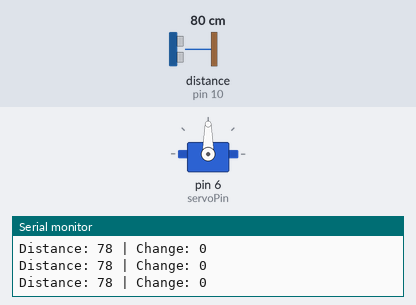
The sketch below on a simulated Arduino Uno, built with avr-gcc and run on an emulated ATmega328P. On the bench: servo, the last lines printed to the serial monitor. Wiring (inferred from the names in the program): ultrasonic range finder: trigger pin 9; echo pin 10. The inputs (shaded band) are chosen by the test bench; at power-on: distance to the obstacle (sensor on pin 10) 80 cm. The echo pulse lasts 58.3 µs per cm.

Above: at 1.2 s.
1.3 s: distance to the obstacle (sensor on pin 10) set to 9 cm
At 2.3 s:
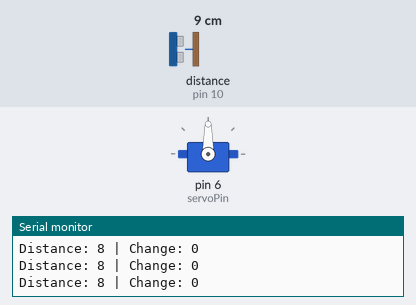
2.9 s: distance to the obstacle (sensor on pin 10) set to 250 cm
At 4.1 s:
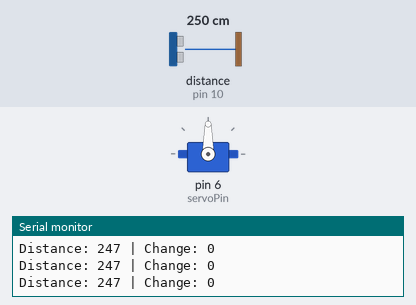
4.4 s: distance to the obstacle (sensor on pin 10) set to 2 cm
At 5.5 s:
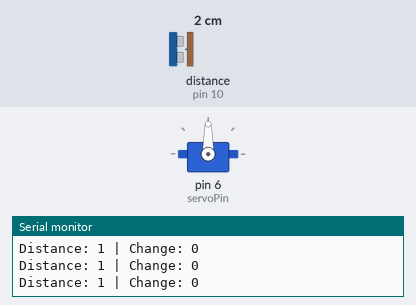
5.9 s: distance to the obstacle (sensor on pin 10) set to 299 cm
At 6.3 s:
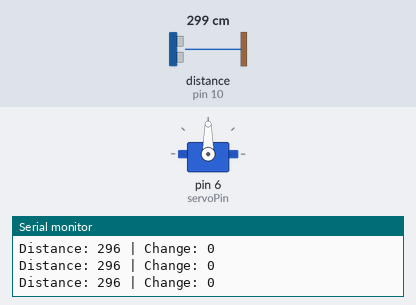
Timing chart, 0 to 8.5 s (numbered marks = the images above; inputs shaded):
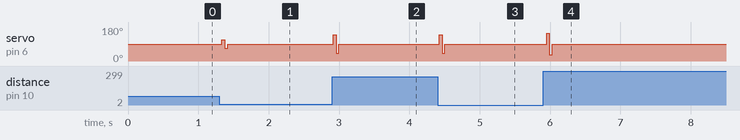

Measured:
- after the input at 1.3 s, servo on pin 6 (servoPin): 90° → 113° at once, → 67° 0.04 s later, → 90° 0.04 s later
- after the input at 2.9 s, servo on pin 6 (servoPin): 90° → 138° at once, → 42° 0.04 s later, → 90° 0.04 s later
- after the input at 4.4 s, servo on pin 6 (servoPin): 90° → 140° at once, → 40° 0.04 s later, → 90° 0.04 s later
- after the input at 5.9 s, servo on pin 6 (servoPin): 90° → 148° after 0.05 s, → 32° 0.04 s later, → 90° 0.04 s later

The sketch:

physical_sound_device.ino
```cpp
#include <Servo.h>

// --- Pins ---
int trigPin = 9;
int echoPin = 10;
int servoPin = 6;

// --- Servo ---
Servo drummer;

// --- Sensor tracking ---
int lastDistance = 0;
int threshold = 10; // sensitivity to change

// --- Timing ---
unsigned long lastHit = 0;
int cooldown = 200; // ms between hits

void setup() {
  Serial.begin(9600);

  pinMode(trigPin, OUTPUT);
  pinMode(echoPin, INPUT);

  drummer.attach(servoPin);
  drummer.write(90); // resting position
}

void loop() {
  int distance = getDistance();
  int change = abs(distance - lastDistance);

  Serial.print("Distance: ");
  Serial.print(distance);
  Serial.print(" | Change: ");
  Serial.println(change);

  // Detect sudden disturbance
  if (change > threshold && millis() - lastHit > cooldown) {
    triggerDrum(change/threshold);
    lastHit = millis();
  }

  lastDistance = distance;

  delay(50);
}

// --- Distance function ---
int getDistance() {
  digitalWrite(trigPin, LOW);
  delayMicroseconds(2);

  digitalWrite(trigPin, HIGH);
  delayMicroseconds(10);
  digitalWrite(trigPin, LOW);

  long duration = pulseIn(echoPin, HIGH);
  int distance = duration * 0.034 / 2;

  return distance;
}

// --- Drum hit function ---
void triggerDrum(int intensity) {
  // Map intensity to movement range
  int hitStrength = constrain(map(intensity, 5, 30, 20, 60), 20, 60);

  int forward = 90 + hitStrength;
  int back = 90 - hitStrength;

  // quick hit
  drummer.write(forward);
  delay(40);
  drummer.write(back);
  delay(40);

  // return to rest
  drummer.write(90);
}
```
